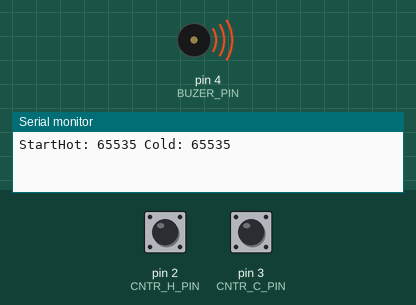
This sketch was run on a simulated Arduino Nano, built with avr-gcc and run on an emulated ATmega328P. Shown: buzzer (waves = sounding, pin HIGH), the last lines printed to the serial monitor. The test bench sets the inputs (shaded band); at power-on: pin 2 (CNTR_H_PIN) HIGH, pin 3 (CNTR_C_PIN) HIGH. EEPROM starts erased.

Above: at 2.0 s.
2.1 s: pin 2 (CNTR_H_PIN) pulled LOW for 0.15 s
5.2 s: pin 2 (CNTR_H_PIN) pulled LOW for 1 s
9.2 s: pin 3 (CNTR_C_PIN) pulled LOW for 0.15 s
12.0 s: pin 3 (CNTR_C_PIN) pulled LOW for 1 s
At 16.12 s:
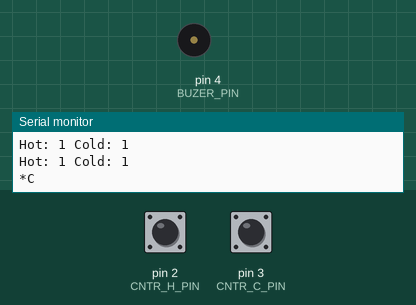
Timing chart, 0 to 17.0 s (numbered marks = the images above; inputs shaded):
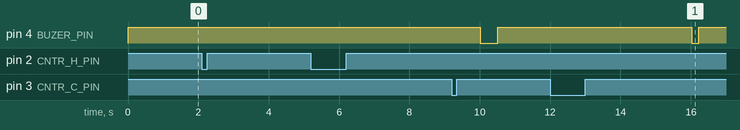

The sketch:

water_meter.ino
```cpp
#include <avr/eeprom.h>
/*
 * Helpfull infrmation
 * https://alexgyver.ru/lessons/pinout/
 * https://alexgyver.ru/lessons/interrupts/
 * https://alexgyver.ru/lessons/eeprom/
 */

// Select pins for watermeters. It pins have to have interraptions. There are 2 and 3 in Arduino NANO. Interuption num is 0 and 1
#define CNTR_H_PIN 2
#define CNTR_H_INTR 0
#define CNTR_C_PIN 3
#define CNTR_C_INTR 1
// Buzzer pin
#define BUZER_PIN 4


/*
 * Eeeprom adres structure
 */
#define EEPROM_H_ADDR 0
#define EEPROM_C_ADDR 4

#define MTR_DBNC 500


volatile unsigned int hot_cntr=0;
volatile unsigned int cold_cntr=0;
volatile uint32_t debounce_h=0;
volatile uint32_t debounce_c=0;

unsigned int main_cntr=0;
volatile unsigned int last_hot_cntr=0;
volatile unsigned int last_cold_cntr=0;

void hotCntrTick () {
  if (millis() - debounce_h >= MTR_DBNC) {
    debounce_h = millis();
    if (!digitalRead(CNTR_H_PIN))
      hot_cntr++;
  }
}
void coldCntrTick () {
  if (millis() - debounce_c >= MTR_DBNC) {
    debounce_c = millis();
    if (!digitalRead(CNTR_C_PIN))
      cold_cntr++;
  }
}

void setup() {
  Serial.begin(9600);
  hot_cntr = last_hot_cntr = eeprom_read_word(EEPROM_H_ADDR);
  cold_cntr = last_cold_cntr = eeprom_read_word(EEPROM_C_ADDR);
  pinMode(CNTR_H_PIN, INPUT_PULLUP);
  attachInterrupt(CNTR_H_INTR, hotCntrTick, CHANGE);
  pinMode(CNTR_C_PIN, INPUT_PULLUP);
  attachInterrupt(CNTR_C_INTR, coldCntrTick, CHANGE);
  pinMode(BUZER_PIN, OUTPUT);
  digitalWrite(BUZER_PIN, HIGH);
  Serial.print("Start");
}

void loop() {
  // put your main code here, to run repeatedly:
  digitalWrite(LED_BUILTIN, HIGH);   // turn the LED on (HIGH is the voltage level)
  delay(500);                       // wait for a second
  digitalWrite(LED_BUILTIN, LOW);    // turn the LED off by making the voltage LOW
  delay(500);                       // wait for a second
  main_cntr++;
  if (main_cntr%5==0) {
    if (hot_cntr!=last_hot_cntr) {
      Serial.println("*H");
      eeprom_write_word(EEPROM_H_ADDR, hot_cntr);
      if (hot_cntr>0) {
        for( int i=0; i < hot_cntr-last_hot_cntr;i++){
          digitalWrite(BUZER_PIN, LOW);
          delay(500);
          digitalWrite(BUZER_PIN, HIGH);
          delay(500);
        }
      }
      last_hot_cntr=hot_cntr;

    }
    if (cold_cntr!=last_cold_cntr) {
      Serial.println("*C");
      eeprom_write_word(EEPROM_C_ADDR, cold_cntr);
      if (cold_cntr>0) {
        for( int i=0; i < cold_cntr-last_cold_cntr;i++){
          digitalWrite(BUZER_PIN, LOW);
          delay(200);
          digitalWrite(BUZER_PIN, HIGH);
          delay(200);
        }
      }
      last_cold_cntr=cold_cntr;

    }
  }
  Serial.print("Hot: ");
  Serial.print(hot_cntr);
  Serial.print(" Cold: ");
  Serial.print(cold_cntr);
  Serial.println();

  if (Serial.available() > 0) {
    if (Serial.find("reset"))
      Serial.println("RESET meters");
      hot_cntr=last_hot_cntr=0;
      cold_cntr=last_cold_cntr=0;
      eeprom_write_word(EEPROM_H_ADDR, hot_cntr);
      eeprom_write_word(EEPROM_C_ADDR, cold_cntr);
  }

}
```

Measured:
- after the input at 12.0 s, pin 4 (BUZER_PIN): HIGH → LOW after 4.0 s, → HIGH 0.20 s later
